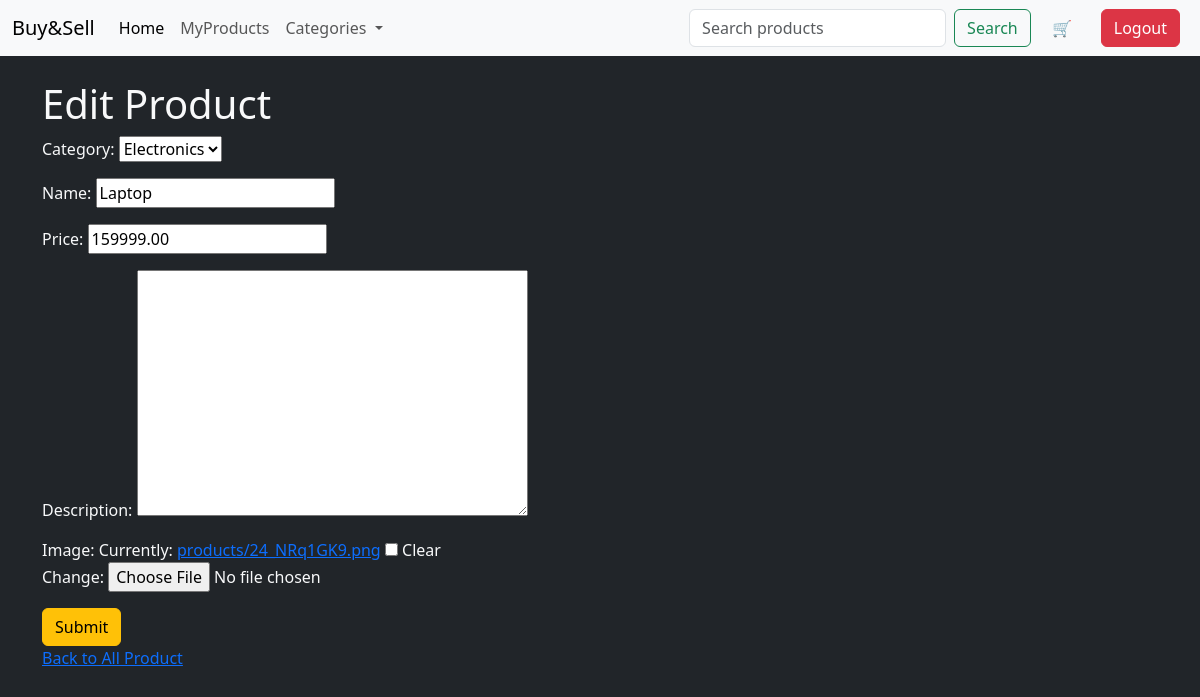
The app's page /myapp/3/edit/ (signed in) with its own data.
### myapp/models.py (models this page shows, shortened)
class Product(models.Model):
    CATEGORY_CHOICES = [
        ('clothes', 'Clothes'),
        ('electronics', 'Electronics'),
        ('others', 'Others'),
    ]
    user = models.ForeignKey(User, on_delete=models.CASCADE)
    name = models.CharField(max_length=100)
    price = models.DecimalField(max_digits=10, decimal_places=2)
    image = models.ImageField(upload_to='products/' , blank=True , null=True)
    description = models.TextField(blank=True)
    category = models.CharField(max_length=20, choices=CATEGORY_CHOICES , default='others')
    created_at = models.DateTimeField(auto_now_add=True)
    updated_at = models.DateTimeField(auto_now=True)

### myapp/views.py (the view)
# urls.py: path('<int:product_id>/edit/', views.product_edit, name = 'product_edit'),
@login_required
def product_edit(request , product_id):
    product = get_object_or_404(Product, pk =product_id , user = request.user)
    if request.method == 'POST':
        form = ProductForm(request.POST , request.FILES , instance= product)
        if form.is_valid():
           product = form.save(commit = False)
           product.user = request.user
           product.save()
           return redirect('all_products')
    else:
        form = ProductForm(instance = product)
    return render(request , 'products_form.html',{'form': form})

### myapp/forms.py
class ProductForm(forms.ModelForm):
    class Meta:
        model = Product
        fields = ['category','name' , 'price','description' , 'image']

### myapp/templates/products_form.html (shortened to what this page needs)
{% extends "index.html" %}
{% block content %}
<h1>
    {%if form.instance.pk %}
    Edit Product
    {%else%}
    Add New Product
    {%endif%}
</h1>
<form method = "POST" enctype="multipart/form-data" class="form">
    {{ form.as_p }}
    <button class="btn btn-warning" type="submit"> Submit </button>
</form>
<a href="{% url 'all_products' %}"> Back to All Product </a>
{% endblock %}

### records on screen
Product: category "Electronics", name "Laptop", price "159999.00"
